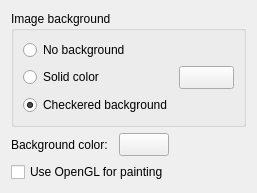
<?xml version="1.0" encoding="UTF-8"?>
<ui version="4.0">
 <class>PreferencesWidget</class>
 <widget class="QWidget" name="PreferencesWidget">
  <property name="geometry">
   <rect>
    <x>0</x>
    <y>0</y>
    <width>283</width>
    <height>199</height>
   </rect>
  </property>
  <property name="windowTitle">
   <string>Preferences</string>
  </property>
  <layout class="QGridLayout" name="gridLayout">
   <property name="sizeConstraint">
    <enum>QLayout::SetFixedSize</enum>
   </property>
   <item row="1" column="2">
    <spacer name="horizontalSpacer_2">
     <property name="orientation">
      <enum>Qt::Horizontal</enum>
     </property>
     <property name="sizeHint" stdset="0">
      <size>
       <width>40</width>
       <height>20</height>
      </size>
     </property>
    </spacer>
   </item>
   <item row="1" column="0">
    <widget class="QLabel" name="label">
     <property name="text">
      <string>Background color:</string>
     </property>
    </widget>
   </item>
   <item row="0" column="0" colspan="3">
    <widget class="QGroupBox" name="groupBox">
     <property name="title">
      <string>Image background</string>
     </property>
     <layout class="QGridLayout" name="gridLayout_2">
      <item row="1" column="0">
       <widget class="QRadioButton" name="solidColorRadioButton">
        <property name="text">
         <string>Solid color</string>
        </property>
       </widget>
      </item>
      <item row="2" column="0">
       <widget class="QRadioButton" name="checkedredBackgroundButton">
        <property name="text">
         <string>Checkered background</string>
        </property>
        <property name="checked">
         <bool>true</bool>
        </property>
       </widget>
      </item>
      <item row="1" column="1">
       <widget class="QColorButton" name="solidColorButton">
        <property name="sizePolicy">
         <sizepolicy hsizetype="Minimum" vsizetype="Fixed">
          <horstretch>0</horstretch>
          <verstretch>0</verstretch>
         </sizepolicy>
        </property>
        <property name="minimumSize">
         <size>
          <width>50</width>
          <height>0</height>
         </size>
        </property>
        <property name="text">
         <string/>
        </property>
       </widget>
      </item>
      <item row="0" column="0" colspan="2">
       <widget class="QRadioButton" name="noBackgroundButton">
        <property name="text">
         <string>No background</string>
        </property>
       </widget>
      </item>
     </layout>
    </widget>
   </item>
   <item row="1" column="1">
    <widget class="QColorButton" name="backgroundButton">
     <property name="minimumSize">
      <size>
       <width>50</width>
       <height>0</height>
      </size>
     </property>
     <property name="text">
      <string/>
     </property>
    </widget>
   </item>
   <item row="2" column="0" colspan="2">
    <widget class="QCheckBox" name="useOpenGL">
     <property name="text">
      <string>Use OpenGL for painting</string>
     </property>
    </widget>
   </item>
  </layout>
 </widget>
 <customwidgets>
  <customwidget>
   <class>QColorButton</class>
   <extends>QToolButton</extends>
   <header location="global">Widgets/QColorButton</header>
  </customwidget>
 </customwidgets>
 <resources/>
 <connections/>
</ui>
